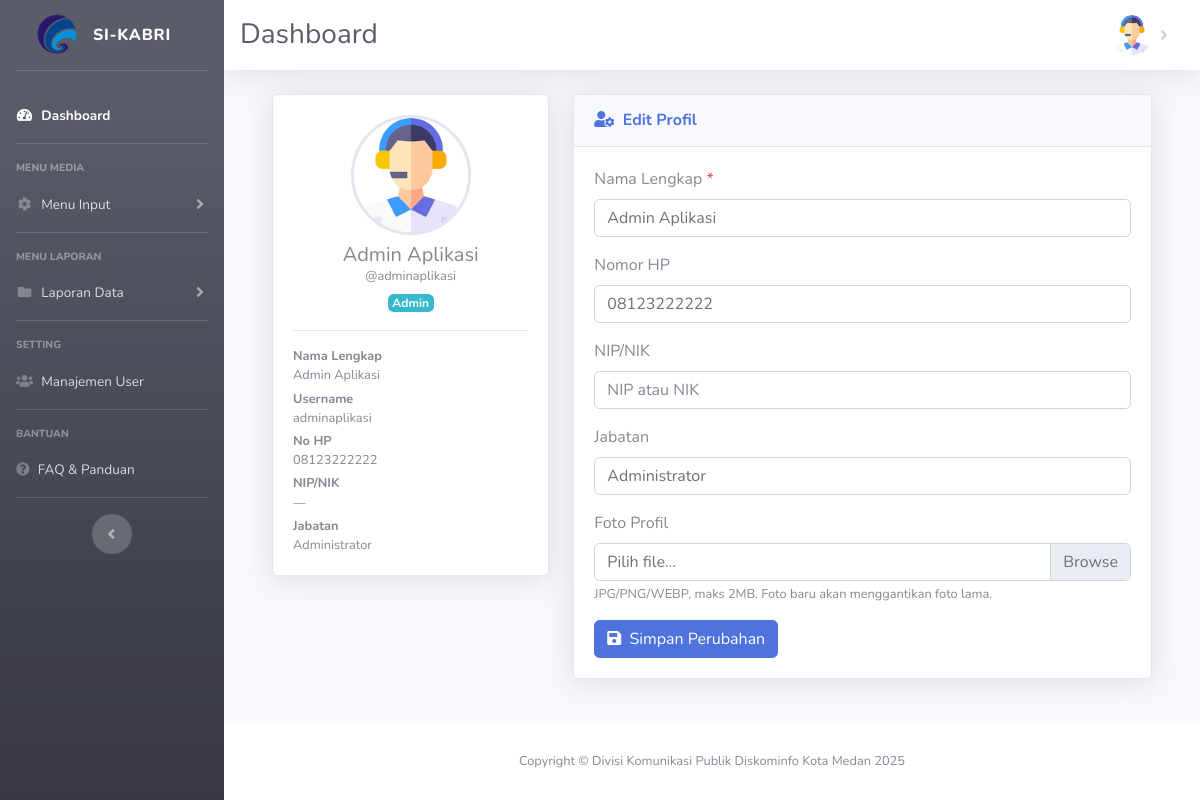
/index.php?page=edit_proile (signed in), run on the app's committed database.
### tables this page shows
CREATE TABLE `biodata` (
  `id_biodata` int NOT NULL,
  `id_pengguna` int NOT NULL,
  `nama_lengkap` varchar(150) NOT NULL,
  `no_hp` varchar(30) DEFAULT NULL,
  `nip_nik` varchar(50) DEFAULT NULL,
  `jabatan` varchar(100) DEFAULT NULL,
  `foto_profile` varchar(255) DEFAULT NULL,
  `created_at` timestamp NULL DEFAULT (now()),
  `updated_at` timestamp NULL DEFAULT NULL
);

CREATE TABLE `pengguna` (
  `id_pengguna` int NOT NULL,
  `username` varchar(100) NOT NULL,
  `password_hash` varchar(255) NOT NULL,
  `level` enum('Admin','Staf') NOT NULL DEFAULT 'Staf',
  `is_active` tinyint(1) NOT NULL DEFAULT '1',
  `created_at` timestamp NULL DEFAULT (now()),
  `updated_at` timestamp NULL DEFAULT NULL
);

### admin/profile/edit_profile.php (the view, shortened to what this page needs)
<?php
$userId  = (int)$_SESSION['ses_id'];
$isAdmin = (($_SESSION['ses_level'] ?? '') === 'Admin');
$sql = "SELECT p.username, p.level, b.nama_lengkap, b.foto_profile, b.no_hp, b.nip_nik, b.jabatan
        FROM pengguna p
        LEFT JOIN biodata b ON b.id_pengguna = p.id_pengguna
        WHERE p.id_pengguna = $userId
        LIMIT 1";
$res = mysqli_query($koneksi, $sql);
$me  = $res ? mysqli_fetch_assoc($res) : null;
$nama_lengkap = $me['nama_lengkap'] ?? '';
$no_hp        = $me['no_hp']        ?? '';
$nip_nik      = $me['nip_nik']      ?? '';
$jabatan      = $me['jabatan']      ?? '';
$foto_profile = $me['foto_profile'] ?? '';
$username     = $me['username']     ?? '';
$level        = $me['level']        ?? '';
$fotoUrl = (!empty($foto_profile))
    ? "uploads/avatars/" . rawurlencode($foto_profile)
    : "dist/img/undraw_profile_1.svg";
?>
<!doctype html>
<html lang="id">
<head>
    <link href="../../vendor/fontawesome-free/css/all.min.css" rel="stylesheet">
    <link href="../../dist/css/sb-admin-2.min.css" rel="stylesheet">
</head>
<body class="bg-light">
    <div class="container mt-4">
        <div class="row">
            <div class="col-lg-4 mb-4">
                <div class="card shadow">
                    <div class="card-body text-center">
                        <img class="avatar-preview" src="<?= esc($fotoUrl) ?>" alt="Avatar">
                        <h5 class="mb-0 mt-2"><?= esc($nama_lengkap ?: '—') ?></h5>
                        <div class="text-muted small">@<?= esc($username ?: '-') ?></div>
                        <div class="mt-1">
                            <span class="badge badge-info"><?= esc($level ?: '-') ?></span>
                        </div>
                        <hr>
                        <div class="text-left small mt-2">
                            <div><strong>Nama Lengkap</strong><br><?= esc($nama_lengkap ?: '—') ?></div>
                            <div class="mt-1"><strong>Username</strong><br><?= esc($username ?: '-') ?></div>
                            <div class="mt-1"><strong>No HP</strong><br><?= esc($no_hp ?: '—') ?></div>
                            <div class="mt-1"><strong>NIP/NIK</strong><br><?= esc($nip_nik ?: '—') ?></div>
                            <div class="mt-1"><strong>Jabatan</strong><br><?= esc($jabatan ?: '—') ?></div>
                        </div>
                    </div>
                </div>
            </div>
            <div class="col-lg-8 mb-4">
                <div class="card shadow">
                    <div class="card-header py-3">
                        <h6 class="m-0 font-weight-bold text-primary"><i class="fas fa-user-cog mr-1"></i> Edit Profil</h6>
                    </div>
                    <div class="card-body">
                        <form method="post" enctype="multipart/form-data" class="user" autocomplete="off">
                            <div class="form-group">
                                <label>Nama Lengkap <span class="text-danger">*</span></label>
                                <input type="text" class="form-control" name="nama_lengkap" required value="<?= esc($nama_lengkap) ?>">
                            </div>
                            <div class="form-group">
                                <label>Nomor HP</label>
                                <input type="text" class="form-control" name="no_hp" value="<?= esc($no_hp) ?>" placeholder="0812xxxxxxx">
                            </div>
                            <div class="form-group">
                                <label>NIP/NIK</label>
                                <input type="text" class="form-control" name="nip_nik" value="<?= esc($nip_nik) ?>" placeholder="NIP atau NIK">
                            </div>
                            <div class="form-group">
                                <label>Jabatan <?= $isAdmin ? '' : '<span class="text-muted">(hanya Admin yang bisa mengubah)</span>' ?></label>
                                <input type="text" class="form-control" name="jabatan" value="<?= esc($jabatan) ?>" <?= $isAdmin ? '' : 'readonly' ?>>
                            </div>
                            <div class="form-group">
                                <label>Foto Profil</label>
                                <div class="custom-file">
                                    <label class="custom-file-label" for="foto_profile">Pilih file...</label>
                                </div>
                                <small class="text-muted d-block mt-1">JPG/PNG/WEBP, maks 2MB. Foto baru akan menggantikan foto lama.</small>
                            </div>
                            <button type="submit" class="btn btn-primary">
                                <i class="fas fa-save mr-1"></i> Simpan Perubahan
                            </button>
                        </form>
                    </div>
                </div>
            </div>
        </div>
    </div>
</body>
</html>

### index.php (shortened to what this page needs)
<?php
require_once __DIR__ . "/inc/koneksi.php";
$id_pengguna = (int) $_SESSION['ses_id'];
$sql = "
  SELECT
    p.username,
    p.level,
    b.nama_lengkap,
    b.foto_profile
  FROM pengguna p
  LEFT JOIN biodata b ON b.id_pengguna = p.id_pengguna
  WHERE p.id_pengguna = ?
  LIMIT 1
";
$stmt = mysqli_prepare($koneksi, $sql);
mysqli_stmt_bind_param($stmt, 'i', $id_pengguna);
mysqli_stmt_execute($stmt);
$res = mysqli_stmt_get_result($stmt);
$user = mysqli_fetch_assoc($res) ?: [];
$data_role_raw = $user['level'] ?? ($_SESSION['ses_level'] ?? 'Staf');
$data_role = ucfirst(strtolower($data_role_raw));
$foto_db   = $user['foto_profile'] ?? null;
$foto_sess = $_SESSION['ses_foto'] ?? null;
$foto_name = $foto_db ?: $foto_sess ?: null;
$esc = fn($s) => htmlspecialchars((string)$s, ENT_QUOTES, 'UTF-8');
function esc($s)
{
    return htmlspecialchars((string)$s, ENT_QUOTES, 'UTF-8');
}
$fotoUrl = (!empty($foto_name))
    ? "uploads/avatars/" . rawurlencode($foto_name)
    : "dist/img/undraw_profile_1.svg";
?>
<!DOCTYPE html>
<html lang="id">
<head>
    <link href="vendor/fontawesome-free/css/all.min.css" rel="stylesheet" type="text/css">
    <link href="https://cdn.jsdelivr.net/npm/bootstrap-icons/font/bootstrap-icons.css" rel="stylesheet">
    <link href="dist/css/sweetalert2.min.css" rel="stylesheet">
    <link href="dist/css/sb-admin-2.min.css" rel="stylesheet">
    <link href="vendor/datatables/dataTables.bootstrap4.min.css" rel="stylesheet">
</head>
<body id="page-top">
    <div id="wrapper">
        <ul class="navbar-nav bg-gradient-dark sidebar sidebar-dark accordion" id="accordionSidebar">
            <a class="sidebar-brand d-flex align-items-center justify-content-center" href="index.php">
                <div class="sidebar-brand-icon rotate-n-15">
                    <img src="dist/img/kominfo_logo.png" alt="Logo" style="width:40px; height:40px;">
                </div>
                <div class="sidebar-brand-text mx-3">SI-KABRI</div>
            </a>
            <hr class="sidebar-divider">
            <?php
            if ($data_role  == "Admin") {
            ?>
                <li class="nav-item active">
                    <a class="nav-link" href="?page=MyApp/admin">
                        <i class="fas fa-fw fa-tachometer-alt"></i>
                        <span>Dashboard</span></a>
                </li>
                <hr class="sidebar-divider">
                <div class="sidebar-heading">
                    Menu Media
                </div>
                <li class="nav-item">
                    <a class="nav-link collapsed" href="#" data-toggle="collapse" data-target="#collapseTwo"
                        aria-expanded="false" aria-controls="collapseTwo">
                        <i class="fas fa-fw fa-cog"></i>
                        <span>Menu Input</span>
                    </a>
                </li>
                <hr class="sidebar-divider">
                <div class="sidebar-heading">
                    Menu Laporan
                </div>
                <li class="nav-item">
                    <a class="nav-link collapsed" href="#" data-toggle="collapse" data-target="#collapsePages"
                        aria-expanded="true" aria-controls="collapsePages">
                        <i class="fas fa-fw fa-folder"></i>
                        <span>Laporan Data</span>
                    </a>
                </li>
                <hr class="sidebar-divider d-none d-md-block">
                <div class="sidebar-heading">
                    setting
                </div>
                <li class="nav-item">
                    <a class="nav-link collapsed" href="?page=MyApp/data_pengguna">
                        <i class="fas fa-users"></i>
                        <span>Manajemen User</span>
                    </a>
                </li>
                <hr class="sidebar-divider d-none d-md-block">
                <div class="sidebar-heading">
                    Bantuan
                </div>
                <li class="nav-item">
                    <a class="nav-link" href="?page=faq">
                        <i class="fas fa-question-circle"></i>
                        <span>FAQ & Panduan</span>
                    </a>
                </li>
            <?php
            }
            ?>
            <hr class="sidebar-divider d-none d-md-block">
            <div class="text-center d-none d-md-inline">
                <button class="rounded-circle border-0" id="sidebarToggle"></button>
            </div>
        </ul>
        <div id="content-wrapper" class="d-flex flex-column">
            <div id="content">
                <nav class="navbar navbar-expand navbar-light bg-white topbar mb-4 shadow">
                    <div class="container-fluid">
                        <div class="d-flex align-items-center">
                            <h1 class="h3 mb-0 text-gray-800">Dashboard</h1>
                        </div>
                        <ul class="navbar-nav ml-auto">
                            <li class="nav-item dropdown">
                                <a class="nav-link dropdown-toggle d-flex align-items-center" href="#" role="button" data-toggle="dropdown" aria-haspopup="true" aria-expanded="false">
                                    <img src="<?= $esc($fotoUrl) ?>" alt="avatar" class="rounded-circle" width="40" height="40">
                                </a>
                            </li>
                        </ul>
                    </div>
                </nav>
                <section class="content">
                    <div class="container-fluid">
                        <?php
                        if (isset($_GET['page'])) {
                            $hal = $_GET['page'];
                            switch ($hal) {
                                case 'edit_proile':
                                    include "admin/profile/edit_profile.php";
                                    break;
                            }
                        } else {
                            if ($data_role == "Admin") {
                                include "home/admin.php";
                            } elseif ($data_role == "Staf") {
                                include "home/staf.php";
                            }
                        }
                        ?>
                    </div>
                </section>
            </div>
            <footer class="sticky-footer bg-white">
                <div class="container my-auto">
                    <div class="copyright text-center my-auto">
                        <span>Copyright &copy; Divisi Komunikasi Publik Diskominfo Kota Medan 2025</span>
                    </div>
                </div>
            </footer>
        </div>
    </div>
</body>
</html>

### admin/profile/edit_profile.php (style rules this page uses)
.avatar-preview { width: 120px; height: 120px; border-radius: 50%; object-fit: cover; border: 3px solid #e3e6f0 }

### data on the page
biodata: foto_profile (picture), nama_lengkap "Admin Aplikasi", id_pengguna.username "adminaplikasi", id_pengguna.level "Admin", no_hp "08123222222", nip_nik "—", jabatan "Administrator"
